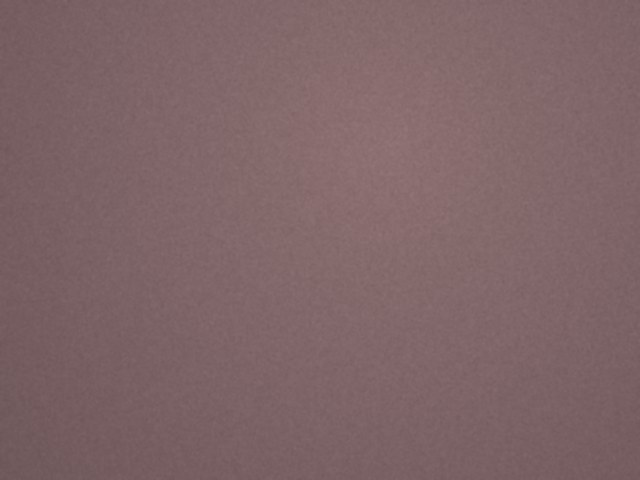
#> input picture data/samples/scene_000.jpg, 640 x 480 px
$ python -i vision.py   (imports and definitions only)
#> lines starting #> are read from the running program, lines starting #| are printed output that depends on the picture
"""OpenCV 5 perception tools used by the HazardLens agent.

Every public function is a *tool*: it takes an image (BGR uint8) plus JSON-serialisable
arguments and returns a JSON-serialisable dict, so the same functions can be called by
the deterministic planner, by an LLM via tool-use, or over HTTP.
"""
from __future__ import annotations

import math
from dataclasses import dataclass

import cv2 as cv
import numpy as np

WORK_W = 640  # analysis width; boxes are mapped back to original coordinates

# Quality thresholds (tuned on the synthetic dev split; see docs/TECHNICAL_REPORT.md)
DARK_L = 70.0           # mean L* (0-255 OpenCV scale) below this -> too dark
LOW_CONTRAST = 4.0     # std of L* below this -> flat / washed out
BLUR_SHARPNESS = 40.0   # 90th percentile tile Laplacian variance below this -> blurry
GLARE_FRAC = 0.25       # fraction of saturated highlights above this -> overexposed


def opencv_version() -> str:
    return cv.__version__


def _resize(img: np.ndarray) -> tuple[np.ndarray, float]:
    h, w = img.shape[:2]
    if w == WORK_W:
        return img, 1.0
    s = WORK_W / float(w)
    return cv.resize(img, (WORK_W, max(1, int(round(h * s)))), interpolation=cv.INTER_AREA), s


# ------------------------------------------------------------------ quality

# [53 lines left out: functions assess_quality, enhance, not called in this run]


# ------------------------------------------------------------------ floor model

@dataclass
class FloorModel:
    centers: np.ndarray  # (k,3) Lab centres considered "floor"
    weights: np.ndarray  # channel weights (L down-weighted for illumination robustness)

    def distance(self, lab: np.ndarray) -> np.ndarray:
        x = lab.reshape(-1, 1, 3).astype(np.float32)
        d = np.sqrt((((x - self.centers[None]) * self.weights) ** 2).sum(-1)).min(1)
        return d.reshape(lab.shape[:2])


def fit_floor_model(lab: np.ndarray, k: int = 4, min_share: float = 0.18) -> FloorModel:
    """k-means on Lab pixels; every cluster covering >= min_share of the frame is floor."""
    small = cv.resize(lab, (80, 60), interpolation=cv.INTER_AREA).reshape(-1, 3).astype(np.float32)
    crit = (cv.TERM_CRITERIA_EPS + cv.TERM_CRITERIA_MAX_ITER, 30, 0.5)
    cv.setRNGSeed(7)
    _, labels, centers = cv.kmeans(small, k, None, crit, 3, cv.KMEANS_PP_CENTERS)
    share = np.bincount(labels.ravel(), minlength=k) / float(len(labels))
    keep = share >= min_share
    if not keep.any():
        keep[np.argmax(share)] = True
    return FloorModel(centers=centers[keep], weights=np.array([0.45, 1.0, 1.0], np.float32))


def _illum_normalise(lab: np.ndarray) -> np.ndarray:
    """Divide out slow illumination gradients from L* (vignetting, uneven lighting).

    A robust 2-D quadratic surface is fitted to a downsampled L* map with cv.solve
    (SVD) and two rounds of MAD outlier rejection, so local objects/spills are *not*
    absorbed into the illumination model (unlike a large median/Gaussian background).
    """
    L = lab[..., 0].astype(np.float32)
    h, w = L.shape
    sh, sw = 48, 64
    Ls = cv.resize(L, (sw, sh), interpolation=cv.INTER_AREA).ravel()
    ys, xs = np.mgrid[0:sh, 0:sw].astype(np.float32)
    xs, ys = (xs / sw - 0.5).ravel(), (ys / sh - 0.5).ravel()
    A = np.stack([np.ones_like(xs), xs, ys, xs * xs, ys * ys, xs * ys], 1)
    keep = np.ones(len(Ls), bool)
    coef = None
    for _ in range(3):
        ok, coef = cv.solve(A[keep], Ls[keep].reshape(-1, 1), flags=cv.DECOMP_SVD)
        resid = Ls - (A @ coef).ravel()
        mad = float(np.median(np.abs(resid[keep] - np.median(resid[keep])))) + 1e-3
        keep = np.abs(resid - np.median(resid[keep])) < 2.5 * 1.4826 * mad + 2.0
    gy, gx = np.mgrid[0:h, 0:w].astype(np.float32)
    gx, gy = gx / w - 0.5, gy / h - 0.5
    c = coef.ravel()
    bg = c[0] + c[1] * gx + c[2] * gy + c[3] * gx * gx + c[4] * gy * gy + c[5] * gx * gy
    Ln = np.clip(L / np.maximum(bg, 1.0) * float(np.median(L)), 0, 255)
    out = lab.copy()
    out[..., 0] = Ln.astype(np.uint8)
    return out


# ------------------------------------------------------------------ detection

# [34 lines left out: functions _classify, _straight_span, not called in this run]


def detect_hazards(img: np.ndarray, sensitivity: float = 0.5) -> dict:
    """Segment non-floor regions and classify them as cable / clutter / spill candidates."""
    sensitivity = float(np.clip(sensitivity, 0.0, 1.0))
    small, s = _resize(img)
    blur = cv.GaussianBlur(small, (5, 5), 0)
    lab = _illum_normalise(cv.cvtColor(blur, cv.COLOR_BGR2Lab))
    floor = fit_floor_model(lab)
    d = floor.distance(lab)
    spread = float(np.median(d) + 3.0 * np.median(np.abs(d - np.median(d))))
    thr = max(spread, 26.0 - 12.0 * sensitivity)
    mask = (d > thr).astype(np.uint8) * 255
    mask = cv.morphologyEx(mask, cv.MORPH_OPEN, cv.getStructuringElement(cv.MORPH_ELLIPSE, (3, 3)))
    mask = cv.morphologyEx(mask, cv.MORPH_CLOSE, cv.getStructuringElement(cv.MORPH_ELLIPSE, (9, 9)))
    n, labels, stats, _ = cv.connectedComponentsWithStats(mask, connectivity=8)
    min_area = (0.0035 - 0.002 * sensitivity) * mask.size
    hh, ww = mask.shape
    dets, rejected = [], []
    for i in range(1, n):
        x, y, w, h, area = (int(v) for v in stats[i])
        if area < min_area:
            continue
        comp = (labels == i).astype(np.uint8) * 255
        if _straight_span(comp):
            rejected.append({"bbox": _scale_box([x, y, w, h], s), "reason": "straight_floor_seam"})
            continue
        htype, feats = _classify(comp, lab, floor)
        contrast = float(d[labels == i].mean() / thr)
        conf = 1.0 / (1.0 + math.exp(-2.2 * (contrast - 1.6)))
        conf *= min(1.0, 0.6 + area / (0.01 * mask.size))
        cx = (x + w / 2) / ww
        dets.append({
            "id": f"h{len(dets) + 1}",
            "type": htype,
            "bbox": _scale_box([x, y, w, h], s),
            "area_fraction": round(area / mask.size, 4),
            "confidence": round(float(np.clip(conf, 0, 1)), 3),
            "in_walk_path": bool(0.2 <= cx <= 0.8),
            "features": feats,
        })
    dets.sort(key=lambda dd: -dd["area_fraction"])
    return {"detections": dets, "rejected": rejected, "threshold": round(thr, 2),
            "floor_clusters": int(len(floor.centers)), "sensitivity": sensitivity}


def _scale_box(b, s):
    return [int(round(v / s)) for v in b]


# ------------------------------------------------------------------ active perception

# [58 lines left out: function inspect_region, not called in this run]


# ------------------------------------------------------------------ rendering

COLOURS = {"cable": (0, 0, 255), "spill": (255, 160, 0), "clutter": (0, 200, 255)}


# [21 lines left out: functions annotate, iou, not called in this run]

>>> import cv2
>>> picture = cv2.imread('../data/samples/scene_000.jpg')
#> picture is the input picture: shape (480, 640, 3); mean B, G, R 103.5, 101, 126.8
>>> result = detect_hazards(picture)
#> in detect_hazards, `small, s = _resize(img)`: s = 1
#> in _illum_normalise, `Ls = cv.resize(L, (sw, sh), interpolation=cv.INTER_AREA).ravel()`: Ls = 3072 values, max 128.4 at index 935, min 101 at index 2944, mean 115.8
#> the loop in _illum_normalise, `for _ in range(3):` made 3 passes
#> (coef, mad) on passes 1 to 3: ([121.4, 7.63, -9.98, -44.37, -24.03, -3.88], 0.581), ([121.4, 7.65, -9.93, -44.04, -23.86, -3.46], 0.55), ([121.3, 7.65, -9.92, -44, -23.86, -3.36], 0.549)
#> in _illum_normalise, `c = coef.ravel()`: c = [121.3, 7.65, -9.92, -44, -23.86, -3.36]
#> in _illum_normalise, `out = lab.copy()`: out: shape (480, 640, 3); mean of channels 0, 1, 2 115.8, 138.9, 130.3
#> in _illum_normalise, `out[..., 0] = Ln.astype(np.uint8)`: out: shape (480, 640, 3); mean of channels 0, 1, 2 115.6, 138.9, 130.3
#> in fit_floor_model, `_, labels, centers = cv.kmeans(small, k, None, crit, 3, cv.KMEANS_PP_C..`: labels = 4800 values, max 3 at index 0, min 0 at index 1, mean 1.21; centers = [[116.2, 138.8, 130.3], [113.9, 138.9, 130.1], [115, 138.9, 130.1], [118.3, 139.5, 130.8]]
#> in fit_floor_model, `share = np.bincount(labels.ravel(), minlength=k) / float(len(labels))`: share = [0.367, 0.158, 0.373, 0.102]
#> in fit_floor_model, `keep = share >= min_share`: keep = [True, False, True, False]
#> in distance, `return d.reshape(lab.shape[:2])`:
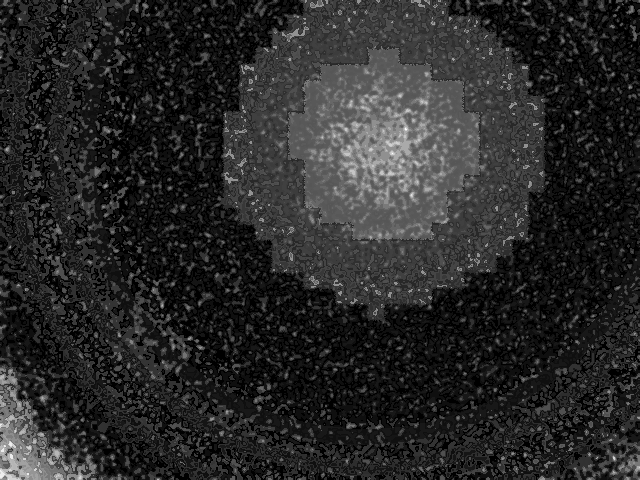
#> returned value: shape (480, 640) float32; min 0.178, max 3.78, mean 0.76; drawn with min black and max white
#> in detect_hazards, `spread = float(np.median(d) + 3.0 * np.median(np.abs(d - np.median(d))))`: spread = 1.56
#> in detect_hazards, `thr = max(spread, 26.0 - 12.0 * sensitivity)`: thr = 20
#> in detect_hazards, `mask = (d > thr).astype(np.uint8) * 255`: mask: shape (480, 640); every value is 0
#> in detect_hazards, `n, labels, stats, _ = cv.connectedComponentsWithStats(mask, connectivi..`: labels: shape (480, 640) int32; every value is 0
#> in detect_hazards, `n, labels, stats, _ = cv.connectedComponentsWithStats(mask, connectivi..`: n = 1; stats = [[0, 0, 640, 480, 307200]]
#> after the loop in detect_hazards, `for i in range(1, n):`: dets = []
#> result = {'detections': [], 'rejected': [], 'threshold': 20, 'floor_clusters': 2, 'sensitivity': 0.5}
